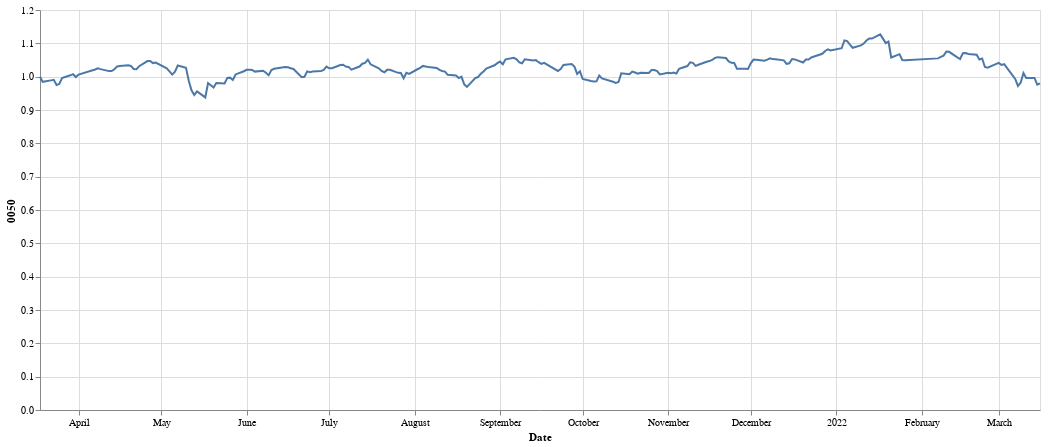

The cell this chart's notebook holds for it:
### Code cell
price

### Figure 1 — Vega-Lite specification as saved in the notebook (floating-point values rounded to 4 significant figures; data arrays with more than 128 entries replaced by an {"elided": "..."} marker saying what was removed)
{"config": {"view": {"continuousWidth": 400, "continuousHeight": 300}}, "data": {"name": "data-acaaa45f00f3fbd853ddc6fe5bdf7715"}, "mark": "line", "encoding": {"x": {"field": "Date", "type": "temporal"}, "y": {"field": "0050", "type": "quantitative"}}, "height": 400, "width": 1000, "$schema": "https://vega.github.io/schema/vega-lite/v4.17.0.json", "datasets": {"data-acaaa45f00f3fbd853ddc6fe5bdf7715": {"elided": "243 records"}}}
